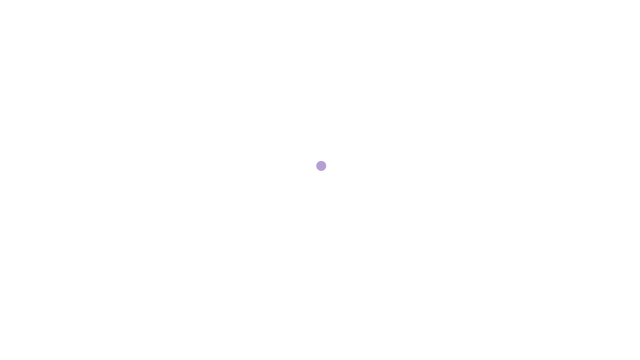
Frame 1 (no input)
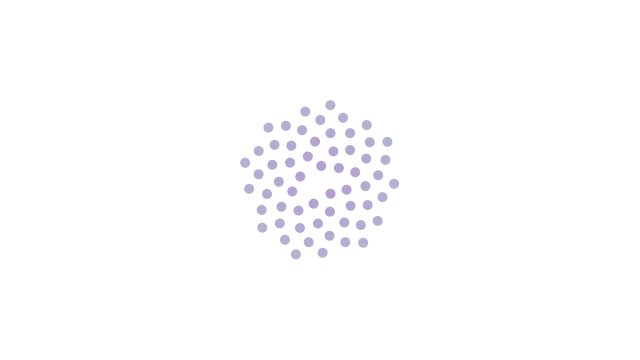
Frame 60 (the mouse pressed at the canvas centre just before this capture)
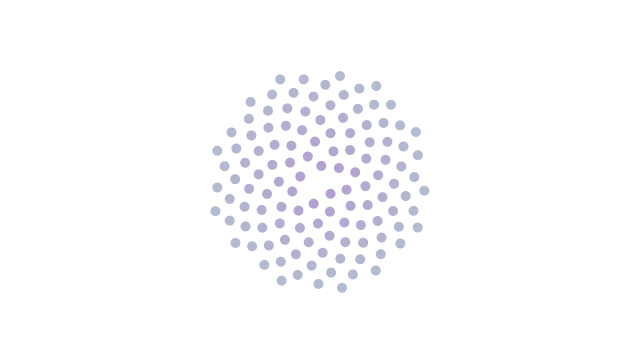
Frame 120 (the mouse held since frame 60 and released just before this capture)

The Processing sketch that drew these frames (run headless with seeded random() and noise(); from frame 60 on, the mouse is pressed at the canvas centre):

// Processing sketch: RecursionFlowers
// ── RecursionFlowers.pde
// The Nature of Code
// Daniel Shiffman
// http://natureofcode.com

// Simple Recursion
int n = 1;
int c = 40;


void setup() {
  size(640,360);  
  background(255);
  noStroke();
}

void draw() {
  translate(width/2,height/2);
  n++;
  float r = c*sqrt(n);
  float radius = 10;
  float theta = n*PI*(3-sqrt(5));
  
  fill(62,map(r/2,1,width,0,255),138,100);
  ellipse(r*cos(theta)/4,r*sin(theta)/4,radius,radius);
  rotate(theta);

}
